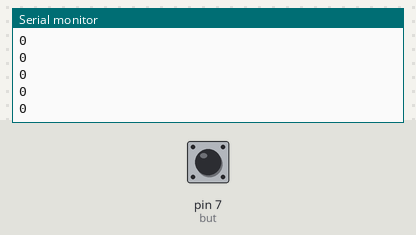
Simulated run of this sketch. Board: Arduino Uno, built with avr-gcc and run on an emulated ATmega328P. Shown: the last lines printed to the serial monitor. The inputs (shaded band) are chosen by the test bench; at power-on: pin 7 (but) LOW.

Above: at 1.2 s.
1.3 s: pin 7 (but) pulled HIGH for 0.15 s
At 2.4 s:
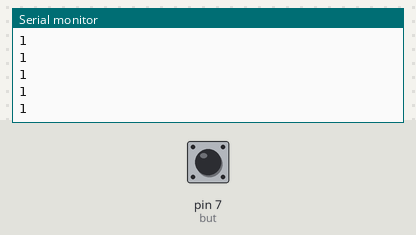
2.9 s: pin 7 (but) pulled HIGH for 1 s
5.4 s: pin 7 (but) pulled HIGH for 0.15 s
At 6.5 s:
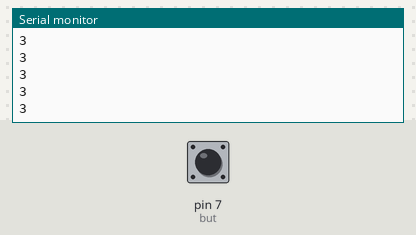
Timing chart, 0 to 7.8 s (numbered marks = the images above; inputs shaded):
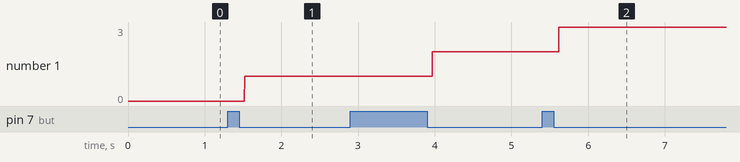

The sketch:

but.ino
```cpp
int but=7;
int count;
boolean flag=false,knopka;
void setup() {
  // put your setup code here, to run once:
  pinMode(but,INPUT);
Serial.begin(9600);
}

void loop() {
  knopka=digitalRead(but);
  if(knopka==HIGH&&flag==false)
  {
    flag=true;}
   if(knopka==LOW&&flag==true)
   {
    count++;
    flag=false;
    }
    Serial.println(count);
  // put your main code here, to run repeatedly:

}
```

Measured:
- after the input at 1.3 s, the serial monitor: prints a new line after 0.22 s (image 1)
- after the input at 5.4 s, the serial monitor: prints a new line after 0.22 s (image 2)
- plotted number 1: 0 → 1 after the input at 1.3 s, 1 → 2 after the input at 2.9 s, 2 → 3 after the input at 5.4 s
